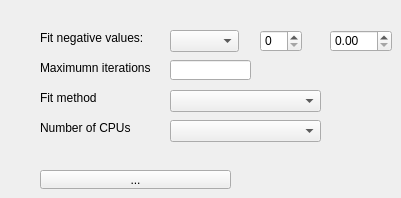
              <widget class="QWidget" name="fit_settings">
               <attribute name="title">
                <string>Fit Settings</string>
               </attribute>
               <widget class="QLabel" name="label_23">
                <property name="geometry">
                 <rect>
                  <x>40</x>
                  <y>30</y>
                  <width>111</width>
                  <height>16</height>
                 </rect>
                </property>
                <property name="text">
                 <string>Fit negative values:</string>
                </property>
               </widget>
               <widget class="QToolButton" name="toolButton">
                <property name="geometry">
                 <rect>
                  <x>40</x>
                  <y>170</y>
                  <width>191</width>
                  <height>19</height>
                 </rect>
                </property>
                <property name="text">
                 <string>...</string>
                </property>
               </widget>
               <widget class="QLabel" name="label_25">
                <property name="geometry">
                 <rect>
                  <x>40</x>
                  <y>60</y>
                  <width>111</width>
                  <height>16</height>
                 </rect>
                </property>
                <property name="text">
                 <string>Maximumn iterations :</string>
                </property>
               </widget>
               <widget class="QLabel" name="label_26">
                <property name="geometry">
                 <rect>
                  <x>40</x>
                  <y>120</y>
                  <width>91</width>
                  <height>16</height>
                 </rect>
                </property>
                <property name="text">
                 <string>Number of CPUs</string>
                </property>
               </widget>
               <widget class="QLabel" name="label_27">
                <property name="geometry">
                 <rect>
                  <x>40</x>
                  <y>90</y>
                  <width>111</width>
                  <height>16</height>
                 </rect>
                </property>
                <property name="text">
                 <string>Fit method</string>
                </property>
               </widget>
               <widget class="QComboBox" name="comboBox">
                <property name="geometry">
                 <rect>
                  <x>170</x>
                  <y>30</y>
                  <width>69</width>
                  <height>22</height>
                 </rect>
                </property>
               </widget>
               <widget class="QComboBox" name="comboBox_2">
                <property name="geometry">
                 <rect>
                  <x>170</x>
                  <y>120</y>
                  <width>151</width>
                  <height>22</height>
                 </rect>
                </property>
               </widget>
               <widget class="QComboBox" name="comboBox_3">
                <property name="geometry">
                 <rect>
                  <x>170</x>
                  <y>90</y>
                  <width>151</width>
                  <height>22</height>
                 </rect>
                </property>
               </widget>
               <widget class="QLineEdit" name="ent_plotwidth_2">
                <property name="geometry">
                 <rect>
                  <x>170</x>
                  <y>60</y>
                  <width>81</width>
                  <height>20</height>
                 </rect>
                </property>
                <property name="sizePolicy">
                 <sizepolicy hsizetype="Fixed" vsizetype="Fixed">
                  <horstretch>0</horstretch>
                  <verstretch>0</verstretch>
                 </sizepolicy>
                </property>
                <property name="minimumSize">
                 <size>
                  <width>30</width>
                  <height>0</height>
                 </size>
                </property>
               </widget>
               <widget class="QSpinBox" name="spinBox">
                <property name="geometry">
                 <rect>
                  <x>260</x>
                  <y>30</y>
                  <width>42</width>
                  <height>22</height>
                 </rect>
                </property>
               </widget>
               <widget class="QDoubleSpinBox" name="doubleSpinBox">
                <property name="geometry">
                 <rect>
                  <x>330</x>
                  <y>30</y>
                  <width>62</width>
                  <height>22</height>
                 </rect>
                </property>
               </widget>
              </widget>
